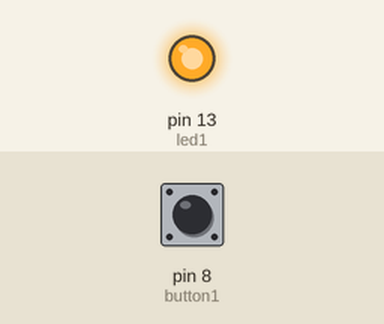
A sketch run on a simulated Arduino Uno, built with avr-gcc and run on an emulated ATmega328P. On the bench: output pins drawn as LEDs (lit = HIGH). The test bench sets the inputs (shaded band); at power-on: pin 8 (button1) HIGH.

Above: at 0.05 s.
Timing chart, 0 to 3.0 s (numbered marks = the images above):
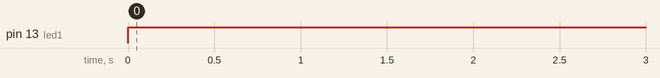

Measured:
- by itself, pin 13 (led1): LOW → HIGH at 0.00 s

The sketch:

Delays.ino
```cpp
  enum stateForFSM {
    LED_OFF,
    LED_ON
  };
  enum stateForFSM currentState;
  unsigned long startTime = 0, currentTime;
  uint8_t led1 = 13;
  uint8_t button1 = 8;
  void setup() {
    // put your setup code here, to run once:
    Serial.begin(9600);
    currentState = LED_OFF;
    pinMode(led1, OUTPUT);
    pinMode(button1, INPUT_PULLUP);
    startTime = 0;
  }

  void loop() {
    // put your main code here, to run repeatedly:
    currentTime = millis();
    // if (currentTime - startTime >= 2000) {
    //   switch (currentState) {
    //     case LED_ON:
    //       digitalWrite(led1, HIGH);
    //       currentState = LED_OFF;
    //       break;
    //     case LED_OFF:
    //       digitalWrite(led1, LOW);
    //       currentState = LED_ON;
    //       break;
    //   }
    //   startTime = currentTime;
    // }

    if (pressed(button1)) {
      digitalWrite(led1, HIGH);
      delay(1000);
      digitalWrite(led1, LOW);
    } else if (!pressed(button1)) {
      digitalWrite(led1, HIGH);
      delay(200);
      digitalWrite(led1, LOW);
    }
  }

  bool pressed(uint8_t pin) {
    if (digitalRead(pin) == LOW) {
      return true;
    return false;
    }
  }
```
